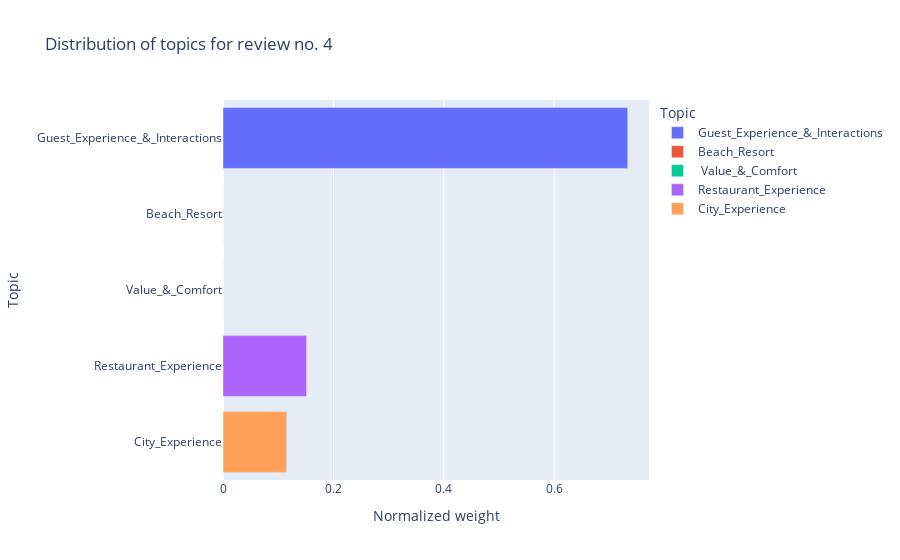

The code cell stored with this chart in its notebook:
### Code cell
review_topbreakdown(4)

### Figure 1 — Plotly figure (JSON) as saved in the notebook; plotly's stock layout.template omitted (floating-point values rounded to 4 significant figures)
{"data": [{"alignmentgroup": "True", "hovertemplate": "Topic=%{y}<br>Normalized weight=%{x}<extra></extra>", "legendgroup": "Guest_Experience_&_Interactions", "marker": {"color": "#636efa", "pattern": {"shape": ""}}, "name": "Guest_Experience_&_Interactions", "offsetgroup": "Guest_Experience_&_Interactions", "orientation": "h", "showlegend": true, "textposition": "auto", "type": "bar", "x": [0.7332], "xaxis": "x", "y": ["Guest_Experience_&_Interactions"], "yaxis": "y"}, {"alignmentgroup": "True", "hovertemplate": "Topic=%{y}<br>Normalized weight=%{x}<extra></extra>", "legendgroup": "Beach_Resort", "marker": {"color": "#EF553B", "pattern": {"shape": ""}}, "name": "Beach_Resort", "offsetgroup": "Beach_Resort", "orientation": "h", "showlegend": true, "textposition": "auto", "type": "bar", "x": [0], "xaxis": "x", "y": ["Beach_Resort"], "yaxis": "y"}, {"alignmentgroup": "True", "hovertemplate": "Topic=%{y}<br>Normalized weight=%{x}<extra></extra>", "legendgroup": " Value_&_Comfort", "marker": {"color": "#00cc96", "pattern": {"shape": ""}}, "name": " Value_&_Comfort", "offsetgroup": " Value_&_Comfort", "orientation": "h", "showlegend": true, "textposition": "auto", "type": "bar", "x": [0], "xaxis": "x", "y": [" Value_&_Comfort"], "yaxis": "y"}, {"alignmentgroup": "True", "hovertemplate": "Topic=%{y}<br>Normalized weight=%{x}<extra></extra>", "legendgroup": "Restaurant_Experience", "marker": {"color": "#ab63fa", "pattern": {"shape": ""}}, "name": "Restaurant_Experience", "offsetgroup": "Restaurant_Experience", "orientation": "h", "showlegend": true, "textposition": "auto", "type": "bar", "x": [0.1514], "xaxis": "x", "y": ["Restaurant_Experience"], "yaxis": "y"}, {"alignmentgroup": "True", "hovertemplate": "Topic=%{y}<br>Normalized weight=%{x}<extra></extra>", "legendgroup": "City_Experience", "marker": {"color": "#FFA15A", "pattern": {"shape": ""}}, "name": "City_Experience", "offsetgroup": "City_Experience", "orientation": "h", "showlegend": true, "textposition": "auto", "type": "bar", "x": [0.1154], "xaxis": "x", "y": ["City_Experience"], "yaxis": "y"}], "layout": {"barmode": "relative", "legend": {"title": {"text": "Topic"}, "tracegroupgap": 0}, "title": {"text": "Distribution of topics for review no. 4"}, "xaxis": {"anchor": "y", "domain": [0, 1], "title": {"text": "Normalized weight"}}, "yaxis": {"anchor": "x", "categoryarray": ["City_Experience", "Restaurant_Experience", " Value_&_Comfort", "Beach_Resort", "Guest_Experience_&_Interactions"], "categoryorder": "array", "domain": [0, 1], "title": {"text": "Topic"}}}}
